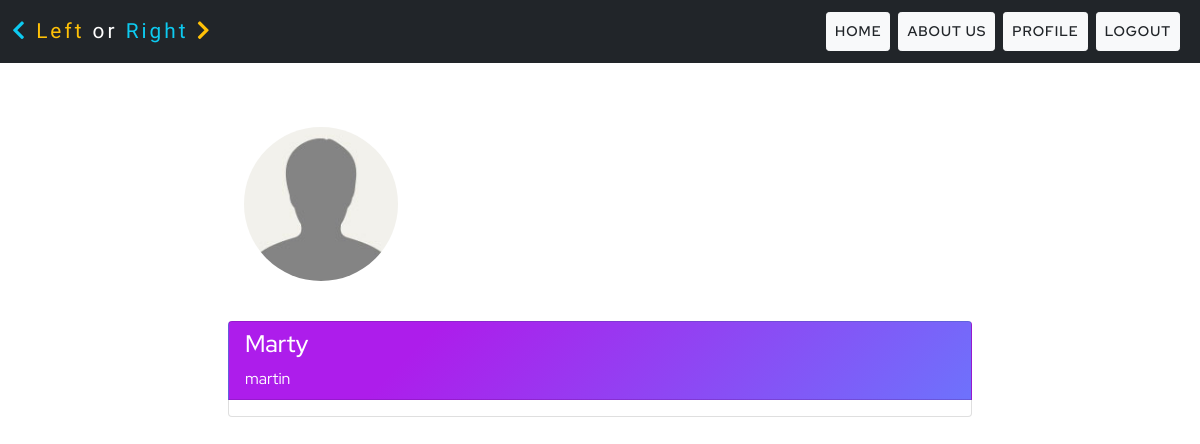
/public-profile/12/ (signed in), run on the app's committed database.
### accounts/models.py (models this page shows)
class Profile(models.Model):
    user = models.OneToOneField(User,on_delete=models.CASCADE)
    image = models.ImageField(default='default.jpg', upload_to='profile_pics')
    bio = models.TextField(default='User Bio')
    def __str__(self) -> str:
        return self.user.username

### accounts/views.py (the view)
# urls.py: path('public-profile/<int:id>/', acc_views.public_profile, name='public_profile'),
@login_required
def public_profile(request, id):
    user_profile = Profile.objects.get(user_id=id)
    print(user_profile)
    return render(request, 'accounts/public_profile.html', {'user_profile': user_profile})

### accounts/templates/accounts/public_profile.html
{% extends 'feed/base.html' %}
{% block content %}
     <div class="container">
        <div class="col-md-8 mx-auto mt-5 red-hat-font">
            <div class="media">
                <img src="{{user_profile.image.url}}" class="rounded-circle w-25 p-3 account-img" alt="Profile Image">
            </div>
            <ul class="list-group my-4">
                <li class="list-group-item bg-purple text-white" aria-current="true"><h4>{{user_profile.user.first_name}}</h4><div>{{user_profile.user.username}}</div></li>
                <li class="list-group-item">{{user_profile.bio}}</li>
            </ul>
        </div>
    </div>
{% endblock %}

### feed/static/css/main.css (style rules this page uses)
.bg-purple { background-color: #6e72fc; background-image: linear-gradient(315deg, #6e72fc 0%, #ad1deb 74%); }
.red-hat-font { font-family: 'Red Hat Display', sans-serif; }

### data on the page
Profile: image (placeholder picture), user.first_name "Marty", user.username "martin"
